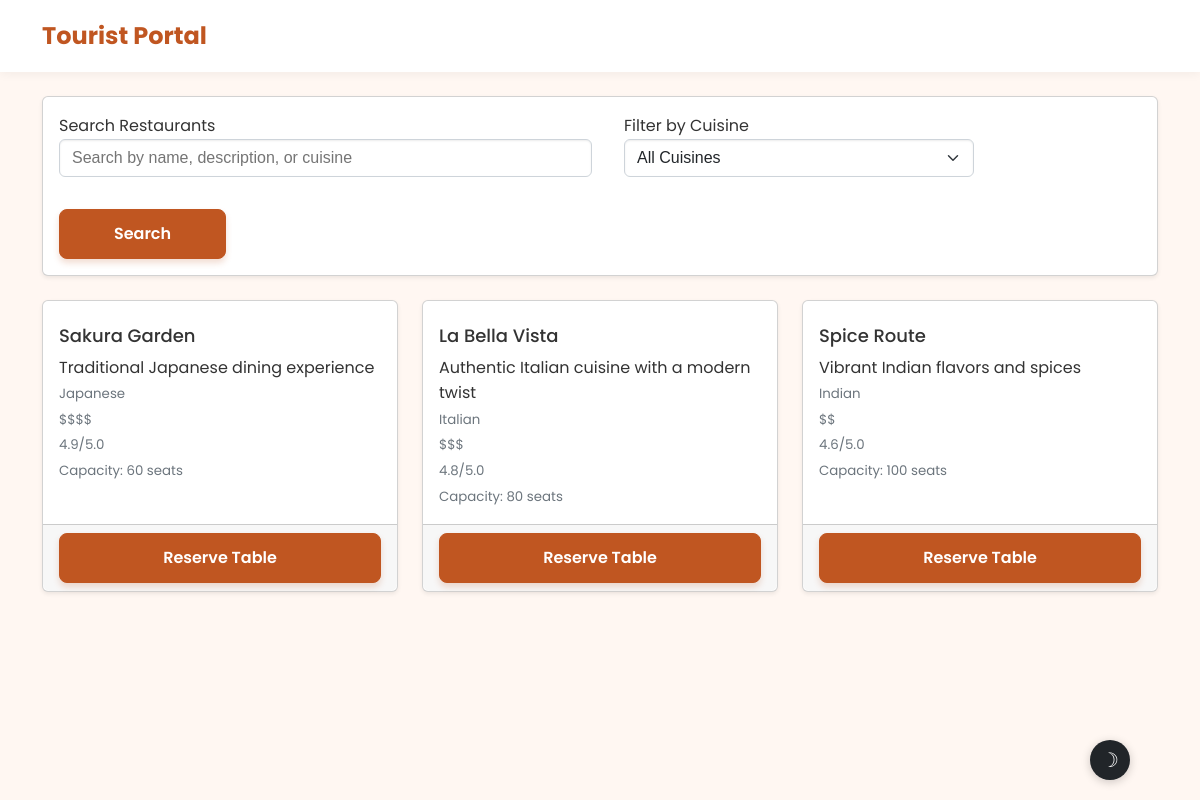
The page /tourist/index.php (signed in) on the database its author committed.
### tables this page shows
CREATE TABLE `restaurants` (
  `id` INT(11) NOT NULL AUTO_INCREMENT,
  `name` VARCHAR(255) NOT NULL,
  `description` TEXT NOT NULL,
  `cuisine` VARCHAR(100) NOT NULL,
  `address` TEXT NOT NULL,
  `phone` VARCHAR(20) NOT NULL,
  `price_range` ENUM('$', '$$', '$$$', '$$$$') NOT NULL,
  `rating` DECIMAL(2,1) NOT NULL DEFAULT '0.0',
  `image` VARCHAR(255) DEFAULT NULL,
  `seating_capacity` INT(11) NOT NULL DEFAULT '0',
  `created_at` TIMESTAMP NOT NULL DEFAULT CURRENT_TIMESTAMP,
  `updated_at` TIMESTAMP NOT NULL DEFAULT CURRENT_TIMESTAMP ON UPDATE CURRENT_TIMESTAMP,
  PRIMARY KEY (`id`),
  INDEX `idx_cuisine` (`cuisine`),
  INDEX `idx_rating` (`rating`)
);

### backend/Database.php (called while the page is built, shortened)
<?php
class Database {
    private $host = "localhost";
    private $username = "root";
    private $password = "";
    private $database = "restaurant_management";
    private $connection;
    private function connect() {
        try {
            $this->connection = new mysqli($this->host, $this->username, $this->password, $this->database);
            $this->connection->set_charset("utf8mb4");
        } catch (Exception $e) {
            die("Database connection error: " . $e->getMessage());
        }
    }
    public function select($query, $params = [], $param_types = "") {
        $stmt = $this->connection->prepare($query);
        $stmt->execute();
        $result = $stmt->get_result();
        $data = [];
        while ($row = $result->fetch_assoc()) {
            $data[] = $row;
        }
        return $data;
    }
}
?>

### backend/Restaurant.php (called while the page is built, shortened)
<?php
require_once 'Database.php';
class Restaurant {
    private $db;
    private $table = 'restaurants';
    public function __construct() {
        $this->db = new Database();
    }
    public function getAllRestaurants() {
        $query = "SELECT * FROM {$this->table} ORDER BY rating DESC, name ASC";
        try {
            return $this->db->select($query);
        } catch (Exception $e) {
            return [];
        }
    }
}
?>

### tourist/index.php (the view, shortened to what this page needs)
<?php
require_once '../backend/Restaurant.php';
$restaurantManager = new Restaurant();
$search = isset($_GET['search']) ? $_GET['search'] : '';
$cuisine = isset($_GET['cuisine']) ? $_GET['cuisine'] : '';
if ($search) {
    $restaurants = $restaurantManager->searchRestaurants($search);
} else if ($cuisine) {
    $restaurants = $restaurantManager->filterByCuisine($cuisine);
} else {
    $restaurants = $restaurantManager->getAllRestaurants();
}
?>
<!DOCTYPE html>
<html lang="en">
<head>
    <link href="../css/style.css" rel="stylesheet">
    <link href="../css/enhanced-styles.css" rel="stylesheet">
    <link href="../css/tourist-dashboard-polish.css" rel="stylesheet">
</head>
<body>
    <nav class="navbar navbar-expand-lg">
        <div class="container">
            <a class="navbar-brand" href="index.php">
                Tourist Portal
            </a>
        </div>
    </nav>
    <div class="container mt-4">
        <div class="card mb-4">
            <div class="card-body">
                <form method="GET" class="row g-3">
                    <div class="col-md-6">
                        <label for="search" class="form-label">Search Restaurants</label>
                        <input type="text" class="form-control" id="search" name="search"
                               value="<?php echo htmlspecialchars($search); ?>"
                               placeholder="Search by name, description, or cuisine">
                    </div>
                    <div class="col-md-4">
                        <label for="cuisine" class="form-label">Filter by Cuisine</label>
                        <select class="form-select" id="cuisine" name="cuisine">
                            <option value="">All Cuisines</option>
                        </select>
                    </div>
                    <div class="col-md-2 d-flex align-items-end">
                        <button type="submit" class="btn btn-primary w-100">Search</button>
                    </div>
                </form>
            </div>
        </div>
        <div class="row">
            <?php if (empty($restaurants)): ?>
            <div class="col-12">
                <div class="text-center py-5">
                    <h3 class="mt-3">No restaurants found</h3>
                    <p class="text-muted">Try adjusting your search criteria</p>
                </div>
            </div>
            <?php else: ?>
            <?php foreach ($restaurants as $restaurant): ?>
            <div class="col-md-6 col-lg-4 mb-4">
                <div class="card h-100">
                    <div class="card-body">
                        <h5 class="card-title"><?php echo htmlspecialchars($restaurant['name']); ?></h5>
                        <p class="card-text"><?php echo htmlspecialchars($restaurant['description']); ?></p>
                        <p class="card-text">
                            <small class="text-muted">
                                <?php echo htmlspecialchars($restaurant['cuisine']); ?><br>
                                <?php echo htmlspecialchars($restaurant['price_range']); ?><br>
                                <?php echo htmlspecialchars($restaurant['rating']); ?>/5.0<br>
                                Capacity: <?php echo htmlspecialchars($restaurant['seating_capacity']); ?> seats
                            </small>
                        </p>
                    </div>
                    <div class="card-footer">
                        <form method="POST" class="d-inline">
                            <button type="submit" class="btn btn-primary w-100">
                                Reserve Table
                            </button>
                        </form>
                    </div>
                </div>
            </div>
            <?php endforeach; ?>
            <?php endif; ?>
        </div>
    </div>
</body>
</html>

### css/enhanced-styles.css (style rules this page uses)
.card-footer:last-child { border-radius: 0 0 calc(var(--bs-border-radius) - 1px) calc(var(--bs-border-radius) - 1px); }

### css/tourist-dashboard-polish.css (style rules this page uses)
.card { animation: none !important; transform: none !important; transition: box-shadow 0.3s ease, border-color 0.3s ease; }
.form-control { animation: none !important; }
.navbar { background-color: #ffffff !important; box-shadow: 0 2px 10px rgba(0, 0, 0, 0.05) !important; padding: 0.75rem 1rem !important; --bs-navbar-color: var(--bs-gray-600); --bs-navbar-hover-color: var(--bs-primary); --bs-navbar-active-color: var(--bs-primary); }
.navbar-brand { font-weight: 700; font-size: 1.5rem; color: var(--bs-primary) !important; display: flex; align-items: center; gap: 0.5rem; }
.btn-primary { padding: 0.75rem 1.5rem; font-weight: 600; border-radius: 0.5rem; box-shadow: 0 4px 6px rgba(var(--bs-primary-rgb), 0.2); transition: all 0.2s ease; }
.d-flex { display: flex !important; }

### rows shown on the page
restaurants: name "Sakura Garden", description "Traditional Japanese dining experience", cuisine "Japanese", price_range "$$$$", rating "4.9", seating_capacity "60"
restaurants: name "La Bella Vista", description "Authentic Italian cuisine with a modern twist", cuisine "Italian", price_range "$$$", rating "4.8", seating_capacity "80"
restaurants: name "Spice Route", description "Vibrant Indian flavors and spices", cuisine "Indian", price_range "$$", rating "4.6", seating_capacity "100"
